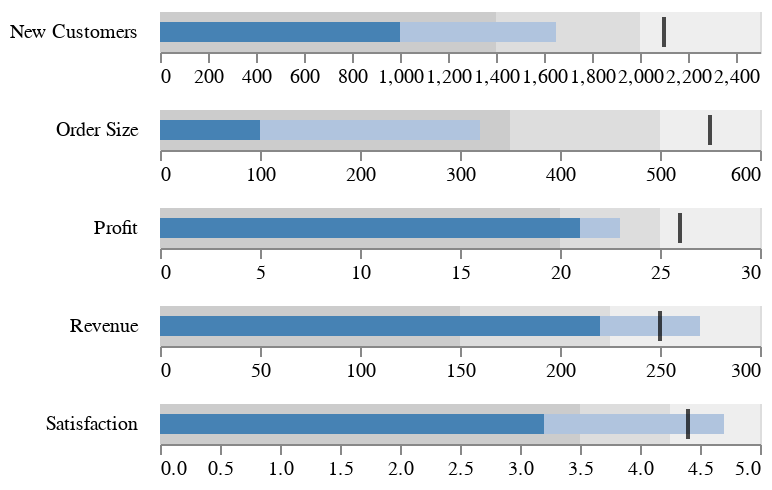

Describe this chart as a Vega-Lite specification.
### Vega-Lite specification from a JSON file in a GitHub repository (floating-point values rounded to 4 significant figures)
{"$schema": "https://vega.github.io/schema/vega-lite/v5.json", "data": {"values": [{"title": "Revenue", "subtitle": "US$, in thousands", "ranges": [150, 225, 300], "measures": [220, 270], "markers": [250]}, {"title": "Profit", "subtitle": "%", "ranges": [20, 25, 30], "measures": [21, 23], "markers": [26]}, {"title": "Order Size", "subtitle": "US$, average", "ranges": [350, 500, 600], "measures": [100, 320], "markers": [550]}, {"title": "New Customers", "subtitle": "count", "ranges": [1400, 2000, 2500], "measures": [1000, 1650], "markers": [2100]}, {"title": "Satisfaction", "subtitle": "out of 5", "ranges": [3.5, 4.25, 5], "measures": [3.2, 4.7], "markers": [4.4]}]}, "facet": {"row": {"field": "title", "type": "ordinal", "header": {"labelAngle": 0, "title": "", "labelAlign": "left"}}}, "spacing": 10, "spec": {"encoding": {"x": {"type": "quantitative", "scale": {"nice": false}, "title": null}}, "layer": [{"mark": {"type": "bar", "color": "#eee"}, "encoding": {"x": {"field": "ranges[2]"}}}, {"mark": {"type": "bar", "color": "#ddd"}, "encoding": {"x": {"field": "ranges[1]"}}}, {"mark": {"type": "bar", "color": "#ccc"}, "encoding": {"x": {"field": "ranges[0]"}}}, {"mark": {"type": "bar", "color": "lightsteelblue", "size": 10}, "encoding": {"x": {"field": "measures[1]"}}}, {"mark": {"type": "bar", "color": "steelblue", "size": 10}, "encoding": {"x": {"field": "measures[0]"}}}, {"mark": {"type": "tick", "color": "black"}, "encoding": {"x": {"field": "markers[0]"}}}]}, "resolve": {"scale": {"x": "independent"}}, "config": {"tick": {"thickness": 2}, "scale": {"barBandPaddingInner": 0}}}
